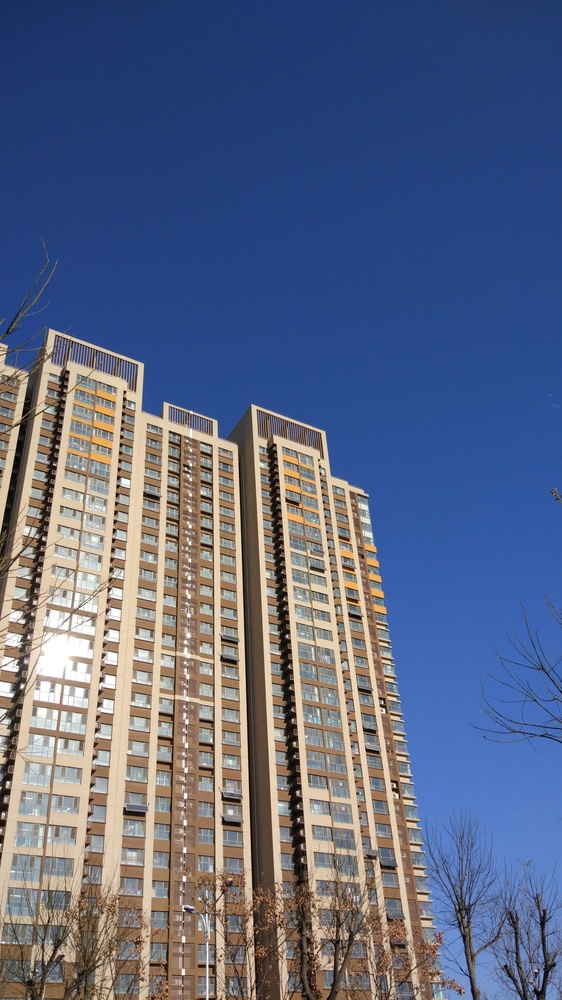
//> input picture building.jpg, 562 x 1000 px, shrunk from 2592 x 4608 before the run
$ ./example_12-03 building.jpg   (built with g++ and OpenCV 4)
//> lines starting //> are read from the running program, lines starting //| are printed output that depends on the picture; after the words box and inside, x2 and y2 are one past the last pixel; in counts of white or black regions, pixels touching at a corner belong together
// Example 12-3. Using GrabCut for background removal

#include <iostream>
#include <string>
#include <opencv2/opencv.hpp>

using std::cout;
using std::cerr;
using std::endl;

cv::Mat img_preview;
cv::Mat img;
cv::Mat markers;
cv::Mat drawRect;
int x_0 = -1;
int y_0 = -1;
int x_1, y_1;
int drawr = 0;

bool finished;

void displayResult() {
    int rows = img.rows;
    int cols = img.cols;
    cv::Vec3b blackClr(0, 0, 0);
    for (int i = 0; i < rows; ++i) {
        for (int j = 0; j < cols; ++j) {
            if (markers.at<uchar>(i, j) != cv::GC_FGD && markers.at<uchar>(i, j) != cv::GC_PR_FGD) {
                img.at<cv::Vec3b>(i, j) = blackClr;
            }
        }
    }
    cv::imshow("image", img);
    finished = true;
}

static void onMouseClick(int event, int x, int y, int, void*) {
    if (finished) {
        return;
    }

    if (event == cv::EVENT_LBUTTONDOWN && drawr == 0) {
		if(x_0 < 0) {
			x_0 = x;
			y_0 = y;
			cv::ellipse(markers, cv::Point(x, y), cv::Size(1, 1),
            0, 0, 360, cv::GC_FGD, 3);
			cv::ellipse(drawRect, cv::Point(x, y), cv::Size(1, 1),
            0, 0, 360, cv::Scalar(0, 0, 255), 3);
            drawr = 1;
		}

        cv::addWeighted(img,0.7,drawRect,0.3, 0, img_preview);

        cv::imshow("image", img_preview);
        return;
    }
    if( event == cv::EVENT_LBUTTONUP) {
		drawr = 2;
	}
    if(drawr == 1) { //Just moving
			drawRect.setTo(0);
			cv::rectangle(drawRect, cv::Point(x_0,y_0), cv::Point(x,y), cv::Scalar(0,0,255), -1);

			cv::addWeighted(img,0.7,drawRect,0.3, 0, img_preview);
			x_1 = x; y_1 = y;
			cv::imshow("image", img_preview);
			return;
	}

    if (drawr == 2) {
        cv::Mat bg;
        cv::Mat fg;
        cv::rectangle(markers, cv::Point(x_0,y_0), cv::Point(x_1,y_1), cv::GC_PR_FGD, -1);
        cv::grabCut(img, markers, cv::Rect(0, 0, img.cols - 1, img.rows - 1),
            bg, fg, 5, cv::GC_EVAL);
        displayResult();
        return;
    }
}

void help(char** argv) {
        cout << "\nExample 12-3. Using GrabCut for background removal"
             << "\n- Use left mouse to drag a rectangle over the object"
             << "\n- On release of left mouse button, we will perform GrabCut"
             << "\n- Press any key to terminate program"
             << "\nUsage: "
             << argv[0] << " <path/imagename>\n"
             << "\nExample:\n" << argv[0] << " ../stuff.jpg\n" << endl;
}


int main(int argc, char** argv) {
	help(argv);
    if (argc != 2) {
        return -1;
    }

    img = cv::imread(std::string(argv[1]), cv::IMREAD_COLOR);
//> img is the input picture: 1000 rows x 562 cols, CV_8UC3; mean B, G, R 131.6, 102.8, 92.2
    if (img.channels() != 3) {
        cerr << "Input image should have 3 channels" << endl;
        exit(1);
    }

    markers = cv::Mat(img.size(), CV_8UC1);
    markers.setTo(cv::GC_PR_BGD);

    img_preview = img.clone();
    drawRect = img.clone();

    finished = false;

    cv::namedWindow("image", cv::WINDOW_AUTOSIZE);
    cv::setMouseCallback("image", onMouseClick, 0);

    cv::imshow("image", img_preview);

    cv::waitKey(0);
//> the left mouse button is pressed and released at (140, 250)
//> in onMouseClick, `cv::ellipse(markers, cv::Point(x, y), cv::Size(1, 1), 0, 0, 360, cv::G..`:
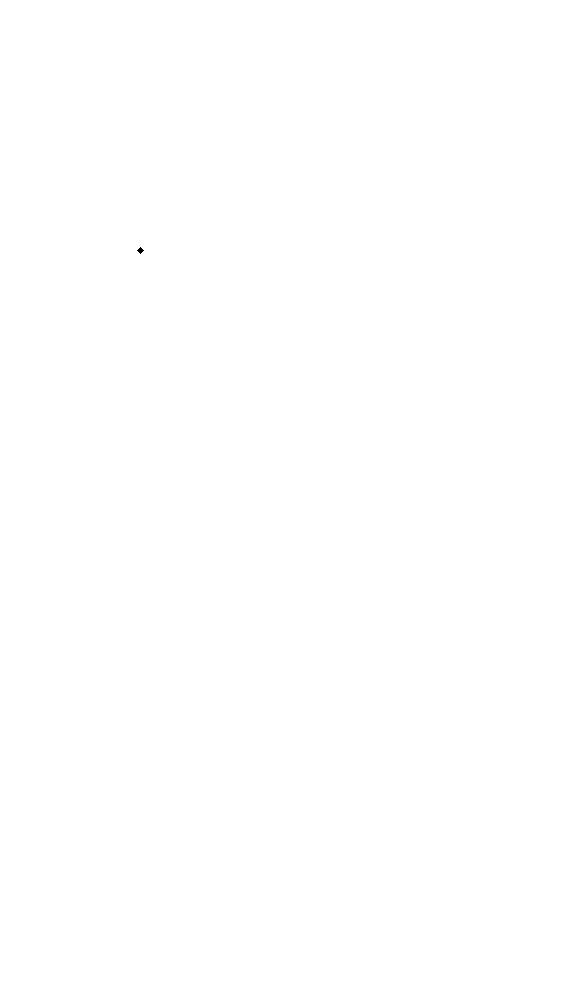
//> markers: 1000 rows x 562 cols, CV_8UC1; values 1 (black) and 2 (white), 100% white; 1 black region, box (x1, y1, x2, y2) and area: (137, 247, 144, 254) 25
//> in onMouseClick, `cv::ellipse(drawRect, cv::Point(x, y), cv::Size(1, 1), 0, 0, 360, cv::..`: drawRect: 1000 rows x 562 cols, CV_8UC3; 25 pixels changed, all inside (x1, y1, x2, y2) = (137, 247, 144, 254)
//> call 2 of onMouseClick, with event = 4, x = 140, y = 250
//> in onMouseClick (call 2), `cv::rectangle(markers, cv::Point(x_0,y_0), cv::Point(x_1,y_1), cv::GC_..`:
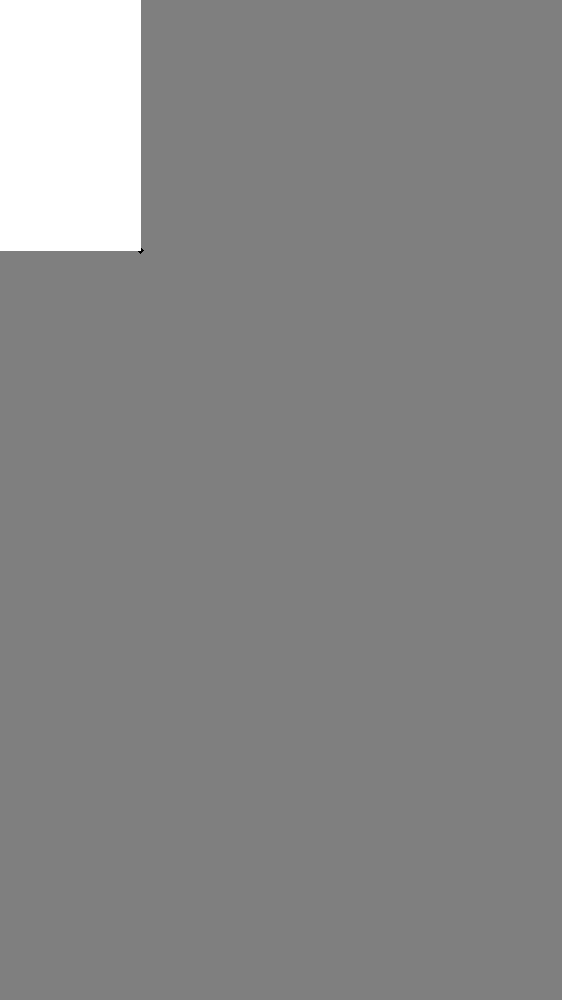
//> markers: 1000 rows x 562 cols, CV_8UC1; 6.3% of pixels changed, all inside (x1, y1, x2, y2) = (0, 0, 141, 251); drawn with min black and max white
//> in onMouseClick (call 2), `cv::grabCut(img, markers, cv::Rect(0, 0, img.cols - 1, img.rows - 1), ..`:
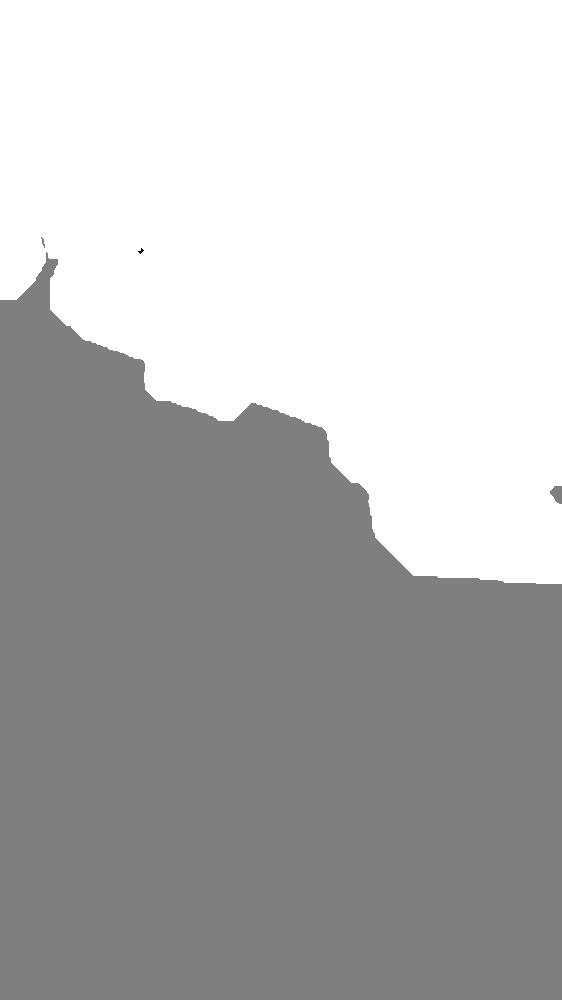
//> markers: 1000 rows x 562 cols, CV_8UC1; min 1, max 3, mean 2.45; drawn with min black and max white
//> in onMouseClick (call 2), `cv::grabCut(img, markers, cv::Rect(0, 0, img.cols - 1, img.rows - 1), ..`: bg = 65 values, max 3756 at index 28, min 0 at index 1, mean 362.2; fg = 65 values, max 219.6 at index 20, min 0 at index 1, mean 16.81
//> after the loop in displayResult, `for (int i = 0; i < rows; ++i)`:
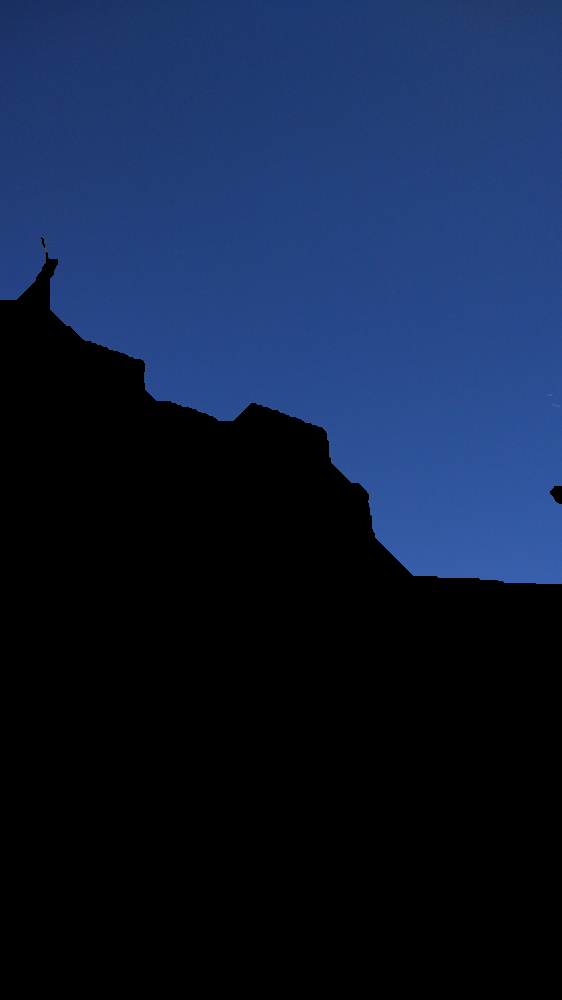
//> img: 1000 rows x 562 cols, CV_8UC3; mean B, G, R 58.2, 30.4, 16.6
//> the left mouse button is pressed and released at (421, 250)
//> the left mouse button is pressed and released at (421, 750)
//> the left mouse button is pressed and released at (140, 750)

    return 0;
}
